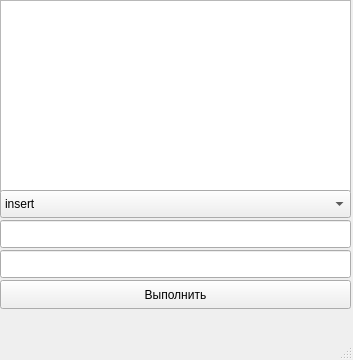
<?xml version="1.0" encoding="UTF-8"?>
<ui version="4.0">
 <class>MainWindow</class>
 <widget class="QMainWindow" name="MainWindow">
  <property name="geometry">
   <rect>
    <x>0</x>
    <y>0</y>
    <width>353</width>
    <height>360</height>
   </rect>
  </property>
  <property name="windowTitle">
   <string>MainWindow</string>
  </property>
  <widget class="QWidget" name="centralwidget">
   <widget class="QTextBrowser" name="textBrowser">
    <property name="geometry">
     <rect>
      <x>0</x>
      <y>0</y>
      <width>351</width>
      <height>192</height>
     </rect>
    </property>
   </widget>
   <widget class="QComboBox" name="comboBox">
    <property name="geometry">
     <rect>
      <x>0</x>
      <y>190</y>
      <width>351</width>
      <height>28</height>
     </rect>
    </property>
    <item>
     <property name="text">
      <string>insert</string>
     </property>
    </item>
    <item>
     <property name="text">
      <string>rehash</string>
     </property>
    </item>
    <item>
     <property name="text">
      <string>contains</string>
     </property>
    </item>
    <item>
     <property name="text">
      <string>erase</string>
     </property>
    </item>
   </widget>
   <widget class="QLineEdit" name="lineEdit">
    <property name="geometry">
     <rect>
      <x>0</x>
      <y>220</y>
      <width>351</width>
      <height>28</height>
     </rect>
    </property>
   </widget>
   <widget class="QPushButton" name="pushButton">
    <property name="geometry">
     <rect>
      <x>0</x>
      <y>280</y>
      <width>351</width>
      <height>29</height>
     </rect>
    </property>
    <property name="text">
     <string>Выполнить</string>
    </property>
   </widget>
   <widget class="QLineEdit" name="lineEdit_2">
    <property name="geometry">
     <rect>
      <x>0</x>
      <y>250</y>
      <width>351</width>
      <height>28</height>
     </rect>
    </property>
   </widget>
  </widget>
  <widget class="QMenuBar" name="menubar">
   <property name="geometry">
    <rect>
     <x>0</x>
     <y>0</y>
     <width>353</width>
     <height>25</height>
    </rect>
   </property>
  </widget>
  <widget class="QStatusBar" name="statusbar"/>
 </widget>
 <resources/>
 <connections/>
</ui>
